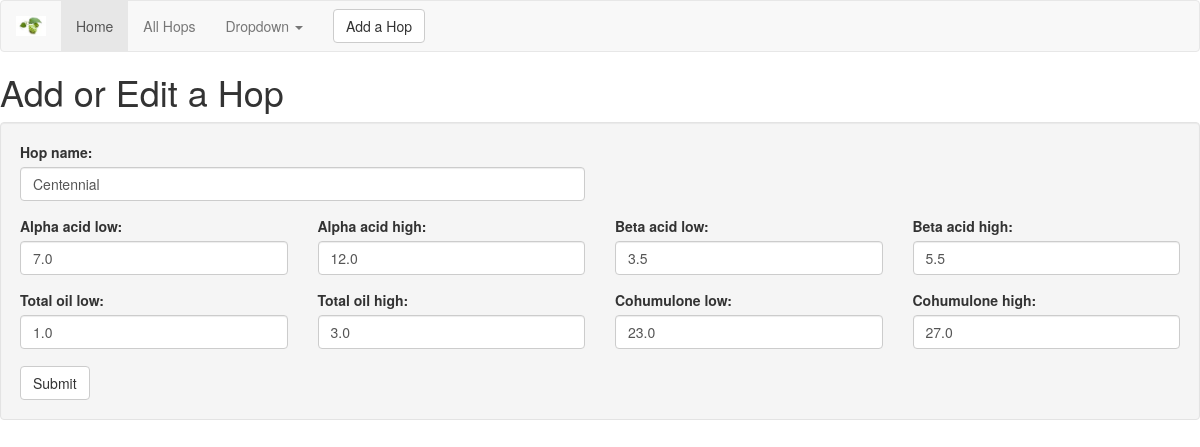
The page /hops/4/edit/ on the database its author committed.
### djangit/models.py (models this page shows, shortened)
class Hop(models.Model):
    hop_name = models.CharField(max_length=50, null=False, blank=False)
    alpha_acid_low = models.DecimalField(max_digits=4, decimal_places=1, null=False, blank=False, default='0')
    alpha_acid_high = models.DecimalField(max_digits=4, decimal_places=1, null=False, blank=False, default='0')
    beta_acid_low = models.DecimalField(max_digits=4, decimal_places=1, null=False, blank=False, default='0')
    beta_acid_high = models.DecimalField(max_digits=4, decimal_places=1, null=False, blank=False, default='0')
    total_oil_low = models.DecimalField(max_digits=4, decimal_places=1, null=False, blank=False, default='0')
    total_oil_high = models.DecimalField(max_digits=4, decimal_places=1, null=False, blank=False, default='0')
    cohumulone_low = models.DecimalField(max_digits=4, decimal_places=1, null=False, blank=False, default='0')
    cohumulone_high = models.DecimalField(max_digits=4, decimal_places=1, null=False, blank=False, default='0')

### djangit/views.py (the view)
# urls.py: url(r'^hops/(?P<id>[0-9]+)/edit/$', views.edithop, name='edithop'),
def edithop(request, id):
    print 'got to edithop'
    hop = Hop.objects.get(id=id)
    hopform = HopForm(instance=hop)
    model =  {
        "hopform":hopform
        }
    return render(request, 'hopform.html', model)

### djangit/templates/hopform.html
{% include '_navbar.html' %}
<h1>Add or Edit a Hop</h1>
<form method="POST" action="/hops/add" class="well">{% csrf_token %}
  <div class="row">
    <div class="col-md-6">
      <div class="form-group">
        {{hopform.hop_name.label_tag}}
        {{hopform.hop_name}}
      </div>
    </div>
  </div>
  <div class="row">
    <div class="col-md-3">
      <div class="form-group">
        {{hopform.alpha_acid_low.label_tag}}
        {{hopform.alpha_acid_low}}
      </div>
    </div>
    <div class="col-md-3">
      <div class="form-group">
        {{hopform.alpha_acid_high.label_tag}}
        {{hopform.alpha_acid_high}}
      </div>
    </div>
    <div class="col-md-3">
      <div class="form-group">
        {{hopform.beta_acid_low.label_tag}}
        {{hopform.beta_acid_low}}
      </div>
    </div>
    <div class="col-md-3">
      <div class="form-group">
        {{hopform.beta_acid_high.label_tag}}
        {{hopform.beta_acid_high}}
      </div>
    </div>
  </div>
  <div class="row">
    <div class="col-md-3">
      <div class="form-group">
        {{hopform.total_oil_low.label_tag}}
        {{hopform.total_oil_low}}
      </div>
    </div>
    <div class="col-md-3">
      <div class="form-group">
        {{hopform.total_oil_high.label_tag}}
        {{hopform.total_oil_high}}
      </div>
    </div>
    <div class="col-md-3">
      <div class="form-group">
        {{hopform.cohumulone_low.label_tag}}
        {{hopform.cohumulone_low}}
      </div>
    </div>
    <div class="col-md-3">
      <div class="form-group">
        {{hopform.cohumulone_high.label_tag}}
        {{hopform.cohumulone_high}}
      </div>
    </div>
  </div>
  <div class="row">
    <div class="col-md-6">
    </div>
    <div class="col-md-6">
    </div>
  </div>
  <div class="row">
    <div class="col-md-12">
    </div>
  </div>
  <button type="submit" class="btn btn-default">Submit</button>
</form>

### rows shown on the page
Hop: hop_name "Centennial", alpha_acid_low "7.0", alpha_acid_high "12.0", beta_acid_low "3.5", beta_acid_high "5.5", total_oil_low "1.0", total_oil_high "3.0", cohumulone_low "23.0", cohumulone_high "27.0"

### other values the page prints
{{ hopform.hop_name.label_tag }} "Hop name:"
{{ hopform.alpha_acid_low.label_tag }} "Alpha acid low:"
{{ hopform.alpha_acid_high.label_tag }} "Alpha acid high:"
{{ hopform.beta_acid_low.label_tag }} "Beta acid low:"
{{ hopform.beta_acid_high.label_tag }} "Beta acid high:"
{{ hopform.total_oil_low.label_tag }} "Total oil low:"
{{ hopform.total_oil_high.label_tag }} "Total oil high:"
{{ hopform.cohumulone_low.label_tag }} "Cohumulone low:"
{{ hopform.cohumulone_high.label_tag }} "Cohumulone high:"
